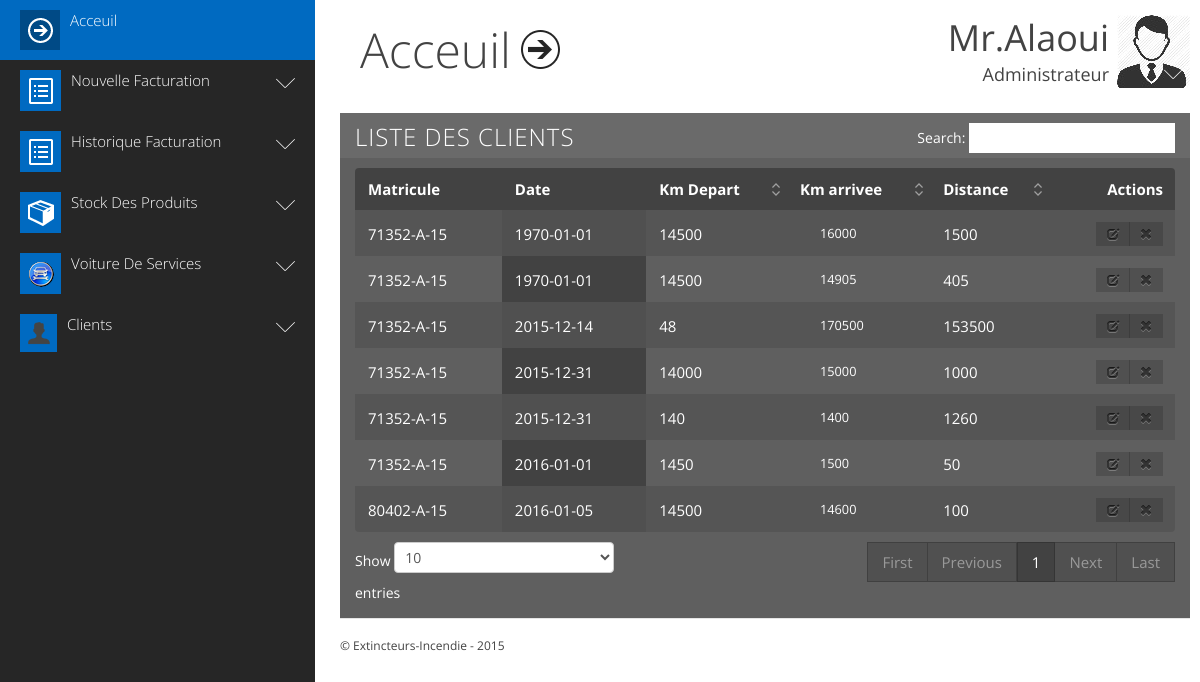
The page /extincteur/HistoriqueEnregisrement.php (signed in) on the database its author committed.
### tables this page shows
CREATE TABLE IF NOT EXISTS `voiture` (
  `id` int(11) NOT NULL AUTO_INCREMENT,
  `matricule` varchar(12) NOT NULL,
  `Km1` int(11) NOT NULL,
  `Km2` int(11) NOT NULL,
  `Distance` int(11) NOT NULL,
  `date` date NOT NULL,
  PRIMARY KEY (`id`)
);

### extincteur/HistoriqueEnregisrement.php (the view, shortened to what this page needs)
<?php
	 if(!isset($_SESSION['login']) or $_SESSION['login']==''){
		header("location:index.php");
	}else{
$req1="select * from voiture ";
$rs1=mysql_query($req1) or die(mysql_error());
?>
<!DOCTYPE html>
<html class="sidebar_default  no-js" lang="en">
<head>
<link href="css/twitter/bootstrap.css" rel="stylesheet">
<link href="css/base.css" rel="stylesheet">
<link href="css/twitter/responsive.css" rel="stylesheet">
<link href="css/jquery-ui-1.8.23.custom.css" rel="stylesheet">
</head>
<body>
<?php  include("sidebar.php")?>
<div id="main">
  <div class="container">
    <div class="header row-fluid">
      <div class="logo"> <a href="pan.php"><span>Acceuil</span><span class="icon"></span></a> </div>
      <div class="top_right">
        <ul class="nav nav_menu">
          <li class="dropdown"> <a class="dropdown-toggle administrator" id="dLabel" role="button" data-toggle="dropdown" data-target="#" href="/page.html">
            <div class="title"><span class="name">Mr.Alaoui</span><span class="subtitle">Administrateur</span></div>
            <span class="icon"><img src="img/thumbnail_george.jpg"></span></a>
          </li>
        </ul>
      </div>
    </div>
    <div id="main_container">
	 <div class="row-fluid">
				</div>
      <div class="row-fluid">
        <div class="box ">
          <div class="title">
            <h4> <span>Liste Des Clients <small></small></span> </h4>
          </div>
          <div class="content top">
            <table id="datatable_example" class="responsive table table-striped table-bordered" style="width:100%;margin-bottom:0; ">
              <thead>
                <tr>
                  <th class="to_hide_phone  no_sort">Matricule</th>
                  <th class="to_hide_phone ue no_sort">Date</th>
                  <th class="">Km Depart</th>
									<th class="">Km arrivee</th>
									<th class="">Distance</th>
                  <th class="ms no_sort ">Actions</th>
                  </tr>
              </thead>
              <tbody>
			  <?php
			  while($serv=mysql_fetch_assoc($rs1)){
			  ?>
                <tr>
                  <td class="to_hide_phone"> <?php echo $serv['matricule'] ?></td>
									<td class="to_hide_phone"> <?php echo $serv['date'] ?></td>
									<td class="to_hide_phone"> <?php echo $serv['Km1'] ?></td>
                  <td class="to_hide_phone"><div class="row-fluid"><small>
                      <div class="span12"><?php echo $serv['Km2'] ?></div>
                      </small></div>
                    <div class="row-fluid"><small>
                      <div class="span12"></div>
                      </small></div></td>
                  <td><?php echo $serv['Distance'] ?></td>
                  <td class="ms"><div class="btn-group"> <a class="btn btn-small" href="ModifierEnregistrement.php?id=<?php echo $serv['id'] ?>" rel="tooltip" data-placement="left" data-original-title=" Modifier "><i class="gicon-edit"></i></a></i></a> <a class="btn  btn-small" href="HistoriqueEnregisrement.php?id=<?php echo $serv['id'] ?>" rel="tooltip" data-placement="bottom" data-original-title="Supprimer"><i class="gicon-remove "></i></a> </div></td>
                </tr>
			  <?php } ?>
                 </tbody>
            </table>
          </div>
        </div>
      </div>
     </div>
  </div>
  <div id="footer">
    <p> &copy; Extincteurs-Incendie - 2015 </p>
    </div>
</div>
</body>
</html>
	<?php } ?>

### extincteur/css/twitter/responsive.css (style rules this page uses)
@media (min-width: 1200px) { [class*="span"] { float:left;min-height:1px;padding-left:20px } }
@media (min-width: 1200px) { .container,.navbar-static-top .container,.navbar-fixed-top .container,.navbar-fixed-bottom .container { width:840px } }
@media (min-width: 1200px) { .span12 { width:840px } }
@media (min-width: 1200px) { .row-fluid:not(.fluid) { width:100%;*zoom:1 } }
@media (min-width: 1200px) { .row-fluid:not(.fluid):before,.row-fluid:not(.fluid):after { display:table;content:"";line-height:0 } }
@media (min-width: 1200px) { .row-fluid:not(.fluid):after { clear:both } }
@media (min-width: 1200px) { .row-fluid:not(.fluid) .span12 { width:100.0%;*width:99.93056% } }
@media (min-width: 1200px) { .row-fluid { *zoom:1 } }
@media (min-width: 1200px) { .row-fluid:before,.row-fluid:after { display:table;content:"";line-height:0 } }
@media (min-width: 1200px) { .row-fluid:after { clear:both } }
@media (min-width: 1200px) { .row-fluid .span12 { width:100.0%;*width:99.93056% } }
@media (min-width: 1200px) { .container { width:100% } }

### rows shown on the page
voiture: matricule "71352-A-15", date "1970-01-01", Km1 "14500", Km2 "16000", Distance "1500"
voiture: matricule "71352-A-15", date "1970-01-01", Km1 "14500", Km2 "14905", Distance "405"
voiture: matricule "71352-A-15", date "2015-12-14", Km1 "48", Km2 "170500", Distance "153500"
voiture: matricule "71352-A-15", date "2015-12-31", Km1 "14000", Km2 "15000", Distance "1000"
voiture: matricule "71352-A-15", date "2015-12-31", Km1 "140", Km2 "1400", Distance "1260"
voiture: matricule "80402-A-15", date "2016-01-05", Km1 "14500", Km2 "14600", Distance "100"
voiture: matricule "71352-A-15", date "2016-01-01", Km1 "1450", Km2 "1500", Distance "50"
